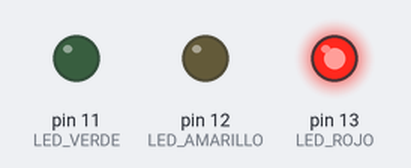
Bench run of a sketch on a simulated Arduino Uno, built with avr-gcc and run on an emulated ATmega328P. On the bench: output pins drawn as LEDs (lit = HIGH).

Above: at 2.5 s.
At 6.0 s:
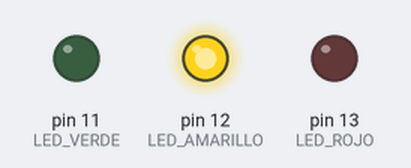
At 9.5 s:
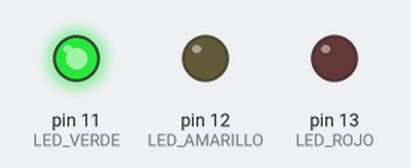
Timing chart, 0 to 15.6 s (numbered marks = the images above):
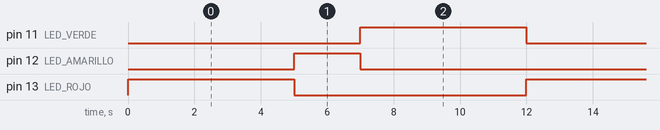

Measured:
- by itself, pin 11 (LED_VERDE), pin 13 (LED_ROJO): alternates HIGH for 5.0 s and LOW for 7.0 s
- by itself, pin 12 (LED_AMARILLO): alternates HIGH for 2.0 s and LOW for 10.0 s
- by itself, everything shown: repeats every 12.0 s, in 3 steps

The sketch:

traffic_light_blink.ino
```cpp
// Semáforo Parpadeante
// Definir pines del módulo semáforo
#define LED_ROJO 13
#define LED_AMARILLO 12
#define LED_VERDE 11

void setup() {
    pinMode(LED_ROJO, OUTPUT);
    pinMode(LED_AMARILLO, OUTPUT);
    pinMode(LED_VERDE, OUTPUT);
}

void loop() {
    // Encender ROJO (detener)
    digitalWrite(LED_ROJO, HIGH);
    digitalWrite(LED_AMARILLO, LOW);
    digitalWrite(LED_VERDE, LOW);
    delay(5000);  // Mantener el rojo encendido 5 segundos

    // Encender AMARILLO (precaución)
    digitalWrite(LED_ROJO, LOW);
    digitalWrite(LED_AMARILLO, HIGH);
    digitalWrite(LED_VERDE, LOW);
    delay(2000);  // Mantener el amarillo encendido 2 segundos

    // Encender VERDE (avanzar)
    digitalWrite(LED_ROJO, LOW);
    digitalWrite(LED_AMARILLO, LOW);
    digitalWrite(LED_VERDE, HIGH);
    delay(5000);  // Mantener el verde encendido 5 segundos

    // Volver a ROJO
}
```
